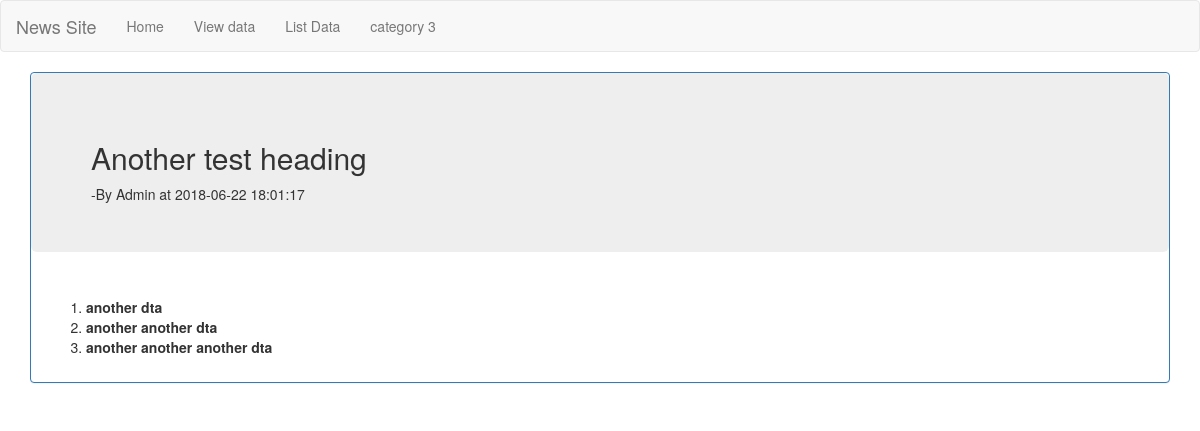
Screenshot of /news-site-updated-master/singleview.php?id=3 with the database file from the repository.
### tables this page shows
CREATE TABLE `test` (
  `id` int(11) NOT NULL,
  `heading` text NOT NULL,
  `summertext` longtext NOT NULL,
  `datetime` timestamp NOT NULL DEFAULT CURRENT_TIMESTAMP,
  `del` int(1) NOT NULL DEFAULT '0'
);

### news-site-updated-master/singleview.php (the view, shortened to what this page needs)
<!DOCTYPE html>
<?php $id = $_GET['id']; ?>
<html lang="en">
<head>
    <link href="css/bootstrap.min.css" rel="stylesheet">
    <link href="css/bootstrap.css" rel="stylesheet">
</head>
<body>
<nav class="navbar navbar-default">
    <div class="container-fluid">
        <div class="navbar-header">
            <a class="navbar-brand" href="index.php">News Site</a>
        </div>
        <ul class="nav navbar-nav">
            <li><a href="home.php">Home</a></li>
            <li><a href="viewdata.php">View data</a></li>
            <li><a href="listdata.php">List Data</a></li>
            <li><a href="#">category 3</a></li>
        </ul>
    </div>
</nav>
<div class="container">
        <?php
            require 'config.php';
            $statement="select * from test where id='$id'";
            $result = mysqli_query($conn, $statement);
            if (mysqli_num_rows($result) > 0)
            {
                while($row = mysqli_fetch_assoc($result))
                {
                    echo "<div class='panel-group'><div class='panel panel-primary'><div class='jumbotron'><h2>".$row['heading']."</h2> -By Admin at " .$row['datetime']."</div><div class='panel-body'>".$row['summertext'] ."</div></div></div>";
                }
            }
            else
            {
                echo "Nothing found in db";
            }
        ?>
</div>
</body>
</html>

### rows the page displays
test: heading "Another test heading", datetime "2018-06-22 18:01:17", summertext "another dta another another dta another another another dta"
